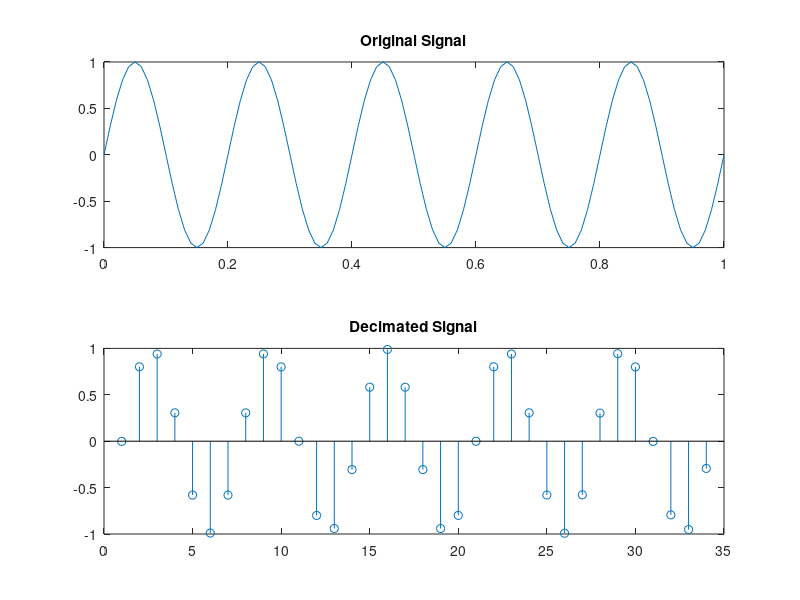

Source code (MATLAB):

clc; clear all; close all;

t = 0:0.01:1;
D = 3;

x = sin(2*pi*5*t);
y = decimate(x,D);

subplot(2,1,1);
plot(t,x);
title('Original Signal');

subplot(2,1,2);
stem(y);
title('Decimated Signal');
